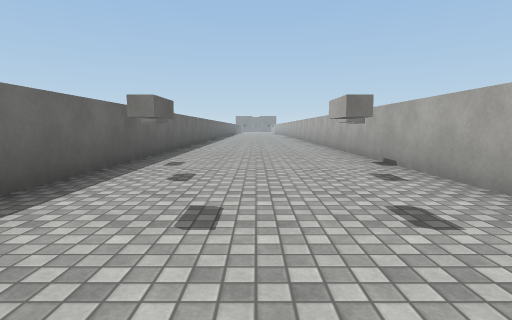
[1] (above)

16 first-person views from a walk through a scene from a Unity 3-D project. The camera is 1.2 m above the floor, tilts 6° down and sees 80° across. The floor is counted in squares, 2 m on a side. Each view is taken from the middle of a square. On the plan, view 1 faces up. The plan holds only what a view shows up to about 9 squares ahead; the rest is blank. The place goes on beyond the plan. The player character is not drawn. Surface patterns are stand-ins for the level's own textures.

[2]
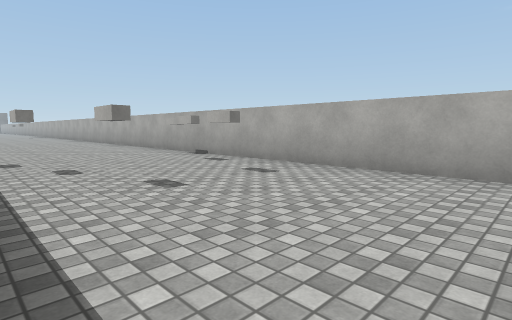

[3]
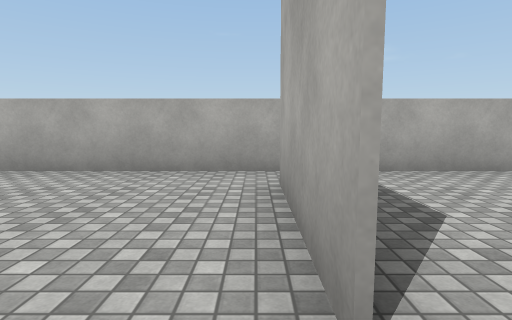

[4]
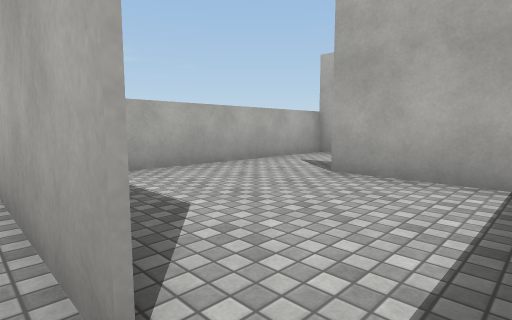

[5]
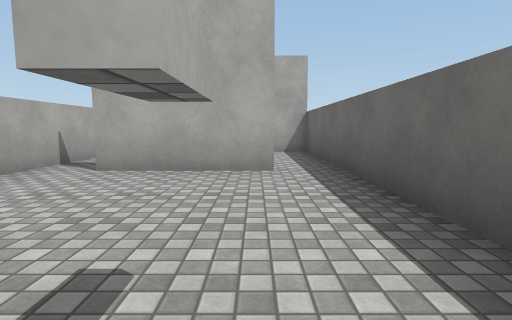

[6]
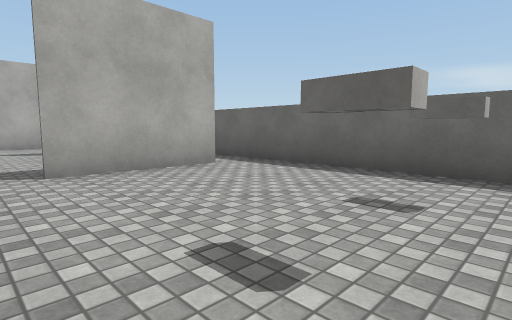

[7]
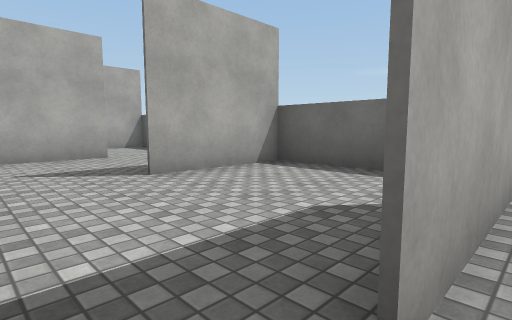

[8]
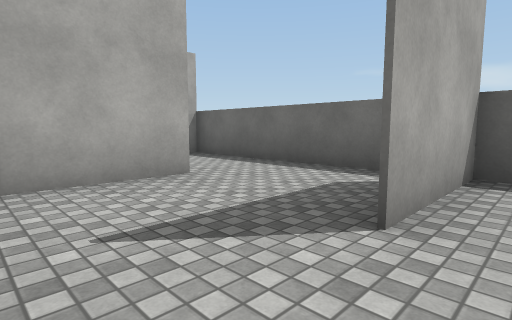

[9]
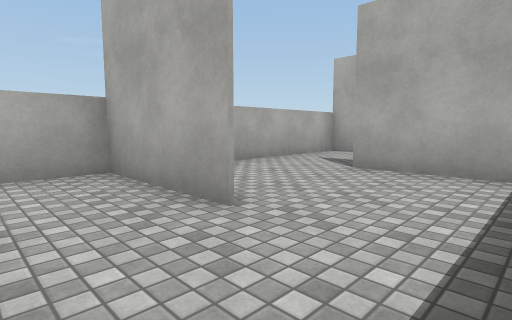

[10]
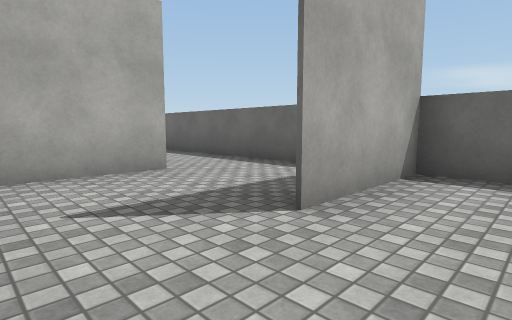

[11]
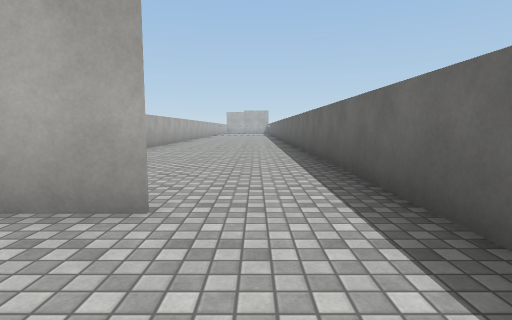

[12]
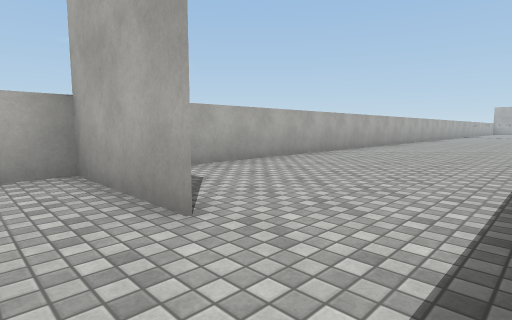

[13]
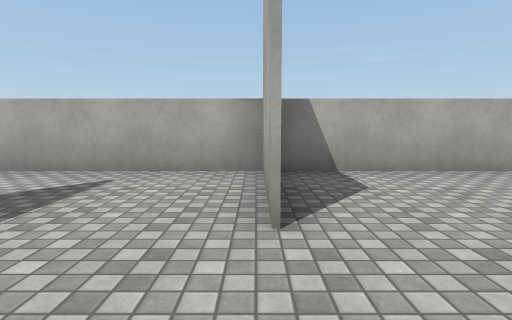

[14]
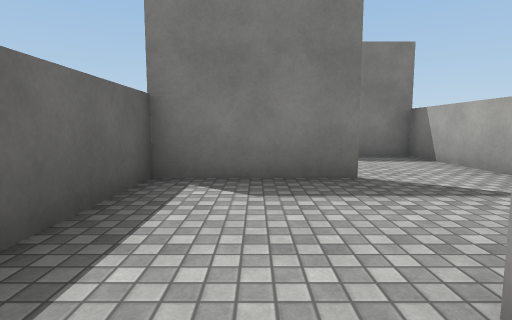

[15]
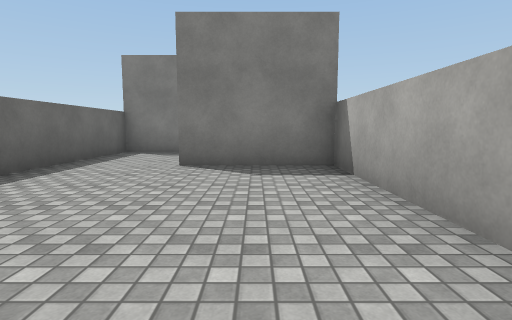

[16]
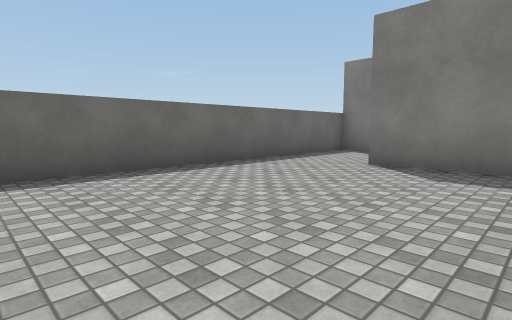

### Floor plan
Points are (right, up) in squares from view 1. A wall is a line through its corners. A room is listed if a view was taken in it or the views show most of it. See-through windows are left out.
Room 1 (views 1, 5, 6)
walls: (-2.3, 8.5) (-2.3, -0.5); (2.3, -0.5) (2.3, 8.5); (-1.4, -1.3) (1.2, -1.3)
ways out: opening at (-2, -1) to room 2; opening at (2, -1) to room 2
Room 2 (views 2, 3, 4, 7, 8)
walls: (2.3, -4.5) (2.3, -0.5); (-2.4, -4.7) (0.2, -4.7); (-2.3, -0.5) (-2.3, -5)
ways out: opening at (-2, -1) to room 1; opening at (2, -1) to room 1; opening at (1.5, -5) to room 8
Room 3 (view 9)
walls: (-2.3, -5) (-2.3, -7.5)
ways out: opening at (0, -6.5) to room 8; opening at (-1.5, -8) to room 9
Room 4 (view 10)
walls: (2.3, -9.5) (2.3, -8); (2.4, -7.5) (1.1, -7.5)
ways out: opening at (1.5, -10) to room 7; opening at (0, -9) to room 9
Room 5 (views 11, 12)
walls: (-2.3, -10) (-2.3, -12.5); (0.2, -10.4) (-2.2, -10.4)
ways out: opening at (-1.5, -13) to room 6; opening at (0, -11.5) to room 7
Room 6 (views 13, 14, 15, 16)
walls: (2.3, -18.5) (2.3, -13); (2.4, -13.1) (-0.2, -13.1); (-2.3, -12.5) (-2.3, -18.5)
ways out: opening at (-1.5, -13) to room 5
Room 7 (no view inside)
walls: (2.3, -13) (2.3, -9.5); (-0.2, -13.1) (2.2, -13.1)
ways out: opening at (1.5, -10) to room 4; opening at (0, -11.5) to room 5
Room 8 (no view inside)
walls: (-0.2, -7.5) (2.2, -7.5); (2.3, -8) (2.3, -4.5)
ways out: opening at (1.5, -5) to room 2; opening at (0, -6.5) to room 3
Room 9 (no view inside)
walls: (-2.3, -7.5) (-2.3, -10); (-2.4, -10.3) (0.2, -10.3)
ways out: opening at (-1.5, -8) to room 3; opening at (0, -9) to room 4

Where each view was taken, in squares from view 1:
view 1: 0 up, 0 right, facing up
view 2: 1 down, 2 left, facing up-right
view 3: 1 down, 2 left, facing right
view 4: 1 down, 2 left, facing down-right
view 5: 3 up, 1 left, facing down
view 6: 3 up, 2 right, facing down-left
view 7: 1 down, 2 right, facing down-left
view 8: 4 down, 2 right, facing down-left
view 9: 6 down, 2 left, facing down-right
view 10: 9 down, 2 right, facing down-left
view 11: 11 down, 1 left, facing down
view 12: 12 down, 2 left, facing down-right
view 13: 13 down, 2 left, facing right
view 14: 14 down, 1 left, facing up
view 15: 18 down, 1 right, facing up
view 16: 18 down, 2 right, facing up-left
